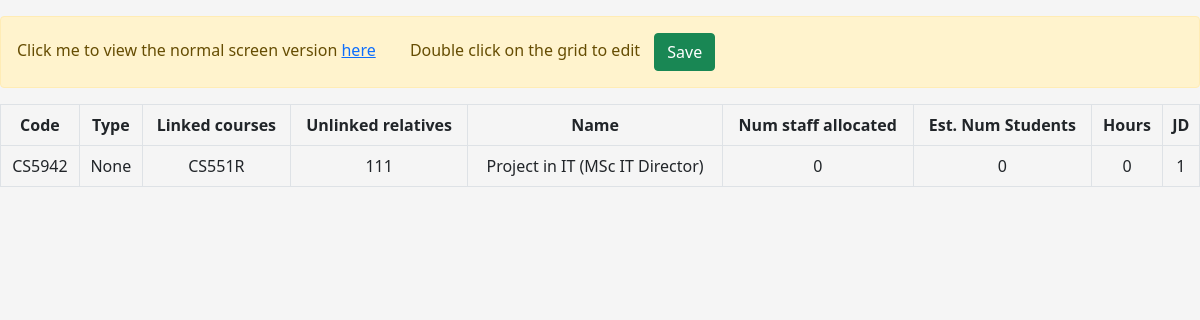
/staffvModules/full/project/, run on the app's committed database.
### staffvModules/models.py (models this page shows, shortened)
class Project(models.Model):
    id = models.AutoField(primary_key=True)
    code = models.CharField(max_length=100)
    linked_courses = models.CharField(max_length=100)
    unlinked_relatives = models.CharField(max_length=100)
    name = models.CharField(max_length=100)
    type = models.CharField(max_length=100, null=True, blank=True)
    num_staff_allocated = models.IntegerField()
    est_num_students = models.IntegerField()
    hours = models.IntegerField()
    create_time = models.DateTimeField(auto_now_add=True)
    is_delete = models.BooleanField(default=False)
    class Meta:
        db_table = 'balancer_project'

### staffvModules/views.py (the view, shortened to what this page needs)
# urls.py: path('full/', views.full_list, name='staffvModules_full_course_list'),
def full_list(request, category=None):
    if category == 'project':
        with connection.cursor() as cursor:
            cursor.execute("""
                SELECT initials FROM balancer_staff WHERE id IN (
                    SELECT a.staff_id FROM balancer_teach_project AS a
                    LEFT JOIN balancer_project AS b ON b.code = a.project_name
                    WHERE b.is_delete = 0
                )
            """)
            rows = cursor.fetchall()
            staff_list = [item[0] for item in rows]  # Assuming 'initials' is the first column in your result set
        items = Project.objects.filter(is_delete=0)
        for item in items:
            code = item.code
            with connection.cursor() as cursor:
                cursor.execute("""
                    SELECT f.share FROM (
                        SELECT id AS staff_id FROM balancer_staff WHERE id IN (
                            SELECT a.staff_id FROM balancer_teach_project AS a
                            LEFT JOIN balancer_project AS b ON b.code = a.project_name
                            WHERE b.is_delete = 0
                        )
                    ) as c
                    LEFT JOIN (
                        SELECT d.staff_id, d.share FROM balancer_teach_project AS d
                        LEFT JOIN balancer_project AS e ON e.code = d.project_name
                        WHERE e.is_delete = 0 AND e.code = %s
                        GROUP BY d.staff_id
                    ) as f
                    ON c.staff_id = f.staff_id
                """, [code])
                result = cursor.fetchall()
                item.share = result
        template_name = 'full/full_project_list.html'
        context = {'list': items, 'staff_list': staff_list}
        return render(request, template_name, context)
    context = {'list': items}
    return render(request, template_name, context)

### staffvModules/templates/full/full_project_list.html (shortened to what this page needs)
{% include 'common/header.html' %}
<div class="main-content">
    <div class="container my-3">
        <div class="alert alert-warning mt-3" role="alert">
            Click me to view the normal screen version <a href="/staffvModules/project/">here</a>
            <span  style="margin-left: 30px;">Double click on the grid to edit</span>
            <button class="btn btn-success" style="margin-left: 10px;" onclick="saveRows()">Save</button>
        </div>
        <div class="tab-content" id="myTabsContent">
            <div class="tab-pane fade show active" id="courses" role="tabpanel" aria-labelledby="coursesTab">
                <div class="table-responsive">
                    <table class="table table-bordered table-hover">
                        <thead>
                            <tr>
                                <th>Code</th>
                                <th>Type</th>
                                <th>Linked courses</th>
                                <th>Unlinked relatives</th>
                                <th>Name</th>
                                <th>Num staff allocated</th>
                                <th>Est. Num Students</th>
                                <th>Hours</th>
                                {% for staff in staff_list %}
                                <th>{{ staff }}</th>
                                {% endfor %}
                            </tr>
                        </thead>
                        <tbody>
                            {% for project in list %}
                            <tr>
                                <td ondblclick="editCell(this)">{{ project.code }}</td>
                                <td ondblclick="editCell(this)">{{ project.type }}</td>
                                <td ondblclick="editCell(this)">{{ project.linked_courses }}</td>
                                <td ondblclick="editCell(this)">{{ project.unlinked_relatives }}</td>
                                <td ondblclick="editCell(this)">{{ project.name }}</td>
                                <td ondblclick="editCell(this)">{{ project.num_staff_allocated }}</td>
                                <td ondblclick="editCell(this)">{{ project.est_num_students }}</td>
                                <td ondblclick="editCell(this)">{{ project.hours }}</td>
                                {% for share in project.share %}
                                    <td>
                                    {% if share.0 %}
                                        {{ share.0 }}
                                    {% endif %}
                                    </td>
                                {% endfor %}
                            </tr>
                            {% endfor %}
                        </tbody>
                    </table>
                </div>
            </div>
        </div>
    </div>
</div>

### templates/common/header.html (style rules this page uses)
body { background-color: #f5f5f5; }

### staffvModules/templates/full/full_project_list.html (style rules this page uses)
.container.my-3 { width: 100%; max-width: 100%; padding-left: 0; padding-right: 0; }
.table { width: 100%; }
.table thead th { text-align: center; font-weight: bold; }
.table tbody td { text-align: center; position: relative; cursor: pointer; }

### data on the page
Project: code "CS5942", type "None", linked_courses "CS551R", unlinked_relatives "111", name "Project in IT (MSc IT Director)", num_staff_allocated "0", est_num_students "0", hours "0", share "1"

### other printed values
{{ staff }} "JD"
